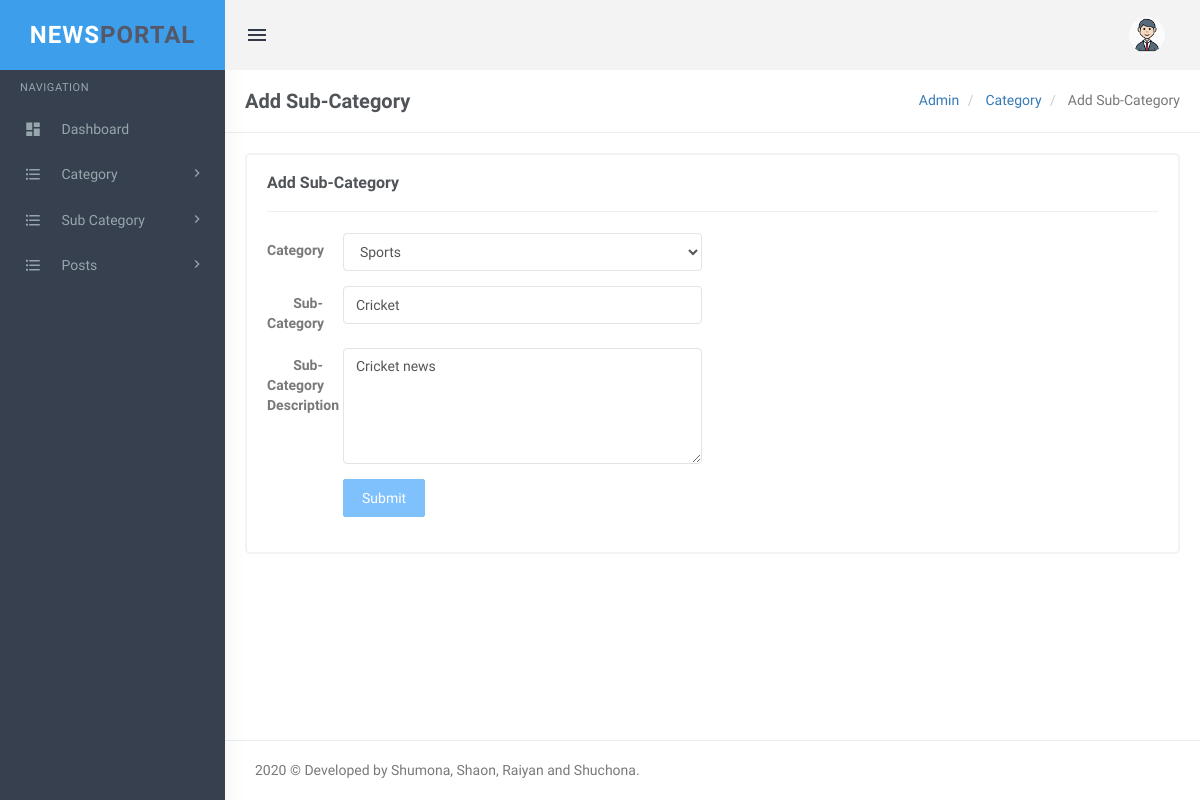
/admin/edit-subcategory.php?scid=1 (signed in), run on the app's committed database.
### tables this page shows
CREATE TABLE `tblsubcategory` (
  `SubCategoryId` int(11) NOT NULL,
  `CategoryId` int(11) DEFAULT NULL,
  `Subcategory` varchar(255) DEFAULT NULL,
  `SubCatDescription` mediumtext,
  `PostingDate` timestamp NOT NULL DEFAULT CURRENT_TIMESTAMP,
  `UpdationDate` timestamp NULL DEFAULT '0000-00-00 00:00:00' ON UPDATE CURRENT_TIMESTAMP,
  `Is_Active` int(1) DEFAULT NULL
);

CREATE TABLE `tblcategory` (
  `id` int(11) NOT NULL,
  `CategoryName` varchar(200) DEFAULT NULL,
  `Description` mediumtext,
  `PostingDate` timestamp NULL DEFAULT CURRENT_TIMESTAMP,
  `UpdationDate` timestamp NULL DEFAULT '0000-00-00 00:00:00' ON UPDATE CURRENT_TIMESTAMP,
  `Is_Active` int(1) DEFAULT NULL
);

### admin/edit-subcategory.php (the view, shortened to what this page needs)
<?php
include('includes/config.php');
if(strlen($_SESSION['login'])==0)
  {
header('location:index.php');
}
else{
?>
<!DOCTYPE html>
<html lang="en">
    <head>
        <link href="assets/css/bootstrap.min.css" rel="stylesheet" type="text/css" />
        <link href="assets/css/core.css" rel="stylesheet" type="text/css" />
        <link href="assets/css/components.css" rel="stylesheet" type="text/css" />
        <link href="assets/css/icons.css" rel="stylesheet" type="text/css" />
        <link href="assets/css/pages.css" rel="stylesheet" type="text/css" />
        <link href="assets/css/menu.css" rel="stylesheet" type="text/css" />
        <link href="assets/css/responsive.css" rel="stylesheet" type="text/css" />
    </head>
    <body class="fixed-left">
        <div id="wrapper">
 <?php include('includes/topheader.php');?>
           <?php include('includes/leftsidebar.php');?>
            <div class="content-page">
                <div class="content">
                    <div class="container">
                        <div class="row">
							<div class="col-xs-12">
								<div class="page-title-box">
                                    <h4 class="page-title">Add Sub-Category</h4>
                                    <ol class="breadcrumb p-0 m-0">
                                        <li>
                                            <a href="#">Admin</a>
                                        </li>
                                        <li>
                                            <a href="#">Category </a>
                                        </li>
                                        <li class="active">
                                            Add Sub-Category
                                        </li>
                                    </ol>
                                    <div class="clearfix"></div>
                                </div>
							</div>
						</div>
                        <div class="row">
                            <div class="col-sm-12">
                                <div class="card-box">
                                    <h4 class="m-t-0 header-title"><b>Add Sub-Category </b></h4>
                                    <hr />
<div class="row">
<div class="col-sm-6">
</div>
</div>
<?php
$subcatid=intval($_GET['scid']);
$query=mysqli_query($con,"Select tblcategory.CategoryName as catname,tblcategory.id as catid,tblsubcategory.Subcategory as subcatname,tblsubcategory.SubCatDescription as SubCatDescription,tblsubcategory.PostingDate as subcatpostingdate,tblsubcategory.UpdationDate as subcatupdationdate,tblsubcategory.SubCategoryId as subcatid from tblsubcategory join tblcategory on tblsubcategory.CategoryId=tblcategory.id where tblsubcategory.Is_Active=1 and  SubCategoryId='$subcatid'");
while($row=mysqli_fetch_array($query))
{
?>
                        			<div class="row">
                        				<div class="col-md-6">
                        					<form class="form-horizontal" name="category" method="post">
	                                            <div class="form-group">
	                                                <label class="col-md-2 control-label">Category</label>
	                                                <div class="col-md-10">
	                                                  <select class="form-control" name="category" required>
                                                   <option value="<?php echo htmlentities($row['catid']);?>"><?php echo htmlentities($row['catname']);?></option>
                                                        </select>
	                                                </div>
	                                            </div>
    <div class="form-group">
                                                    <label class="col-md-2 control-label">Sub-Category</label>
                                                    <div class="col-md-10">
                                                        <input type="text" class="form-control" value="<?php echo htmlentities($row['subcatname']);?>" name="subcategory" required>
                                                    </div>
                                                </div>
	                                            <div class="form-group">
	                                                <label class="col-md-2 control-label">Sub-Category Description</label>
	                                                <div class="col-md-10">
	                                   <textarea class="form-control" rows="5" name="sucatdescription" required><?php echo htmlentities($row['SubCatDescription']);?></textarea>
	                                                </div>
	                                            </div>
<?php } ?>
        <div class="form-group">
                                                    <label class="col-md-2 control-label">&nbsp;</label>
                                                    <div class="col-md-10">
                                                <button type="submit" class="btn btn-custom waves-effect waves-light btn-md" name="submitsubcat">
                                                    Submit
                                                </button>
                                                    </div>
                                                </div>
	                                        </form>
                        				</div>
                        			</div>
                                </div>
                            </div>
                        </div>
                    </div>
                </div>
<?php include('includes/footer.php');?>
            </div>
        </div>
    </body>
</html>
<?php } ?>

### admin/assets/css/core.css (style rules this page uses)
body { font-family: 'Varela Round', sans-serif; margin: 0; padding-bottom: 60px; overflow-x: hidden; color: #797979; }
html { position: relative; min-height: 100%; }
.h1, .h2, .h3, .h4, .h5, .h6, h1, h2, h3, h4, h5, h6 { color: #505458; font-family: 'Hind Madurai', sans-serif; margin: 10px 0; }
* { outline: none !important; }
b, strong { font-weight: 600; font-family: 'Hind Madurai', sans-serif; }
.container { width: auto; }
#wrapper { height: 100%; overflow: hidden; width: 100%; }
.p-0 { padding: 0 !important; }
.m-0 { margin: 0 !important; }
.m-t-0 { margin-top: 0 !important; }
.card-box { padding: 20px; border: 2px solid #f3f3f3; -webkit-border-radius: 5px; border-radius: 5px; -moz-border-radius: 5px; background-clip: padding-box; margin-bottom: 20px; background-color: #ffffff; }
.row { margin-right: -10px; margin-left: -10px; }
.col-lg-1, .col-lg-10, .col-lg-11, .col-lg-12, .col-lg-2, .col-lg-3, .col-lg-4, .col-lg-5, .col-lg-6, .col-lg-7, .col-lg-8, .col-lg-9, .col-md-1, .col-md-10, .col-md-11, .col-md-12, .col-md-2, .col-md-3, .col-md-4, .col-md-5, .col-md-6, .col-md-7, .col-md-8, .col-md-9, .col-sm-1, .col-sm-10, .col-sm-11, .col-sm-12, .col-sm-2, .col-sm-3, .col-sm-4, .col-sm-5, .col-sm-6, .col-sm-7, .col-sm-8, .col-sm-9, .col-xs-1, .col-xs-10, .col-xs-11, .col-xs-12, .col-xs-2, .col-xs-3, .col-xs-4, .col-xs-5, .col-xs-6, .col-xs-7, .col-xs-8, .col-xs-9 { padding-left: 10px; padding-right: 10px; }
.breadcrumb { background-color: transparent; margin-bottom: 15px; padding-top: 10px; padding-left: 0; }
.waves-effect { position: relative; cursor: pointer; display: inline-block; overflow: hidden; -webkit-user-select: none; -moz-user-select: none; -ms-user-select: none; user-select: none; -webkit-tap-highlight-color: transparent; vertical-align: middle; z-index: 1; will-change: opacity, transform; -webkit-transition: all 0.3s ease-out; -moz-transition: all 0.3s ease-out; -o-transition: all 0.3s ease-out; -ms-transition: all 0.3s ease-out; transition: all 0.3s ease-out; }

### admin/assets/css/menu.css (style rules this page uses)
.content-page { margin-left: 225px; overflow: hidden; }
.content-page .content { padding: 0 5px 10px 5px; margin-top: 70px; }
.page-title { font-size: 20px; margin-bottom: 0; margin-top: 0; font-weight: 600; }
.header-title { font-size: 16px; line-height: 16px; margin-bottom: 8px; font-weight: 600; }
.page-title-box { padding: 20px; border-bottom: 1px solid #eee; margin: 0 -20px 20px -20px; }
.page-title-box .page-title { margin-bottom: 0; float: left; }
.page-title-box .breadcrumb { float: right; background-color: transparent !important; }

### data on the page
tblsubcategory: category "Sports", subcategory "Cricket", sucatdescription "Cricket news"
